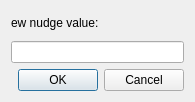
<?xml version="1.0" encoding="UTF-8"?>
<ui version="4.0">
 <class>Dialog</class>
 <widget class="QDialog" name="Dialog">
  <property name="geometry">
   <rect>
    <x>0</x>
    <y>0</y>
    <width>195</width>
    <height>102</height>
   </rect>
  </property>
  <property name="windowTitle">
   <string>Nudge</string>
  </property>
  <layout class="QVBoxLayout" name="verticalLayout">
   <item>
    <widget class="QLabel" name="label">
     <property name="text">
      <string>ew nudge value:</string>
     </property>
    </widget>
   </item>
   <item>
    <widget class="Gui::InputField" name="inputField">
     <property name="unit" stdset="0">
      <string notr="true"/>
     </property>
    </widget>
   </item>
   <item>
    <widget class="QDialogButtonBox" name="buttonBox">
     <property name="orientation">
      <enum>Qt::Horizontal</enum>
     </property>
     <property name="standardButtons">
      <set>QDialogButtonBox::Cancel|QDialogButtonBox::Ok</set>
     </property>
    </widget>
   </item>
  </layout>
 </widget>
 <customwidgets>
  <customwidget>
   <class>Gui::InputField</class>
   <extends>QLineEdit</extends>
   <header>Gui/InputField.h</header>
  </customwidget>
 </customwidgets>
 <resources/>
 <connections>
  <connection>
   <sender>buttonBox</sender>
   <signal>accepted()</signal>
   <receiver>Dialog</receiver>
   <slot>accept()</slot>
   <hints>
    <hint type="sourcelabel">
     <x>248</x>
     <y>254</y>
    </hint>
    <hint type="destinationlabel">
     <x>157</x>
     <y>274</y>
    </hint>
   </hints>
  </connection>
  <connection>
   <sender>buttonBox</sender>
   <signal>rejected()</signal>
   <receiver>Dialog</receiver>
   <slot>reject()</slot>
   <hints>
    <hint type="sourcelabel">
     <x>316</x>
     <y>260</y>
    </hint>
    <hint type="destinationlabel">
     <x>286</x>
     <y>274</y>
    </hint>
   </hints>
  </connection>
 </connections>
</ui>
